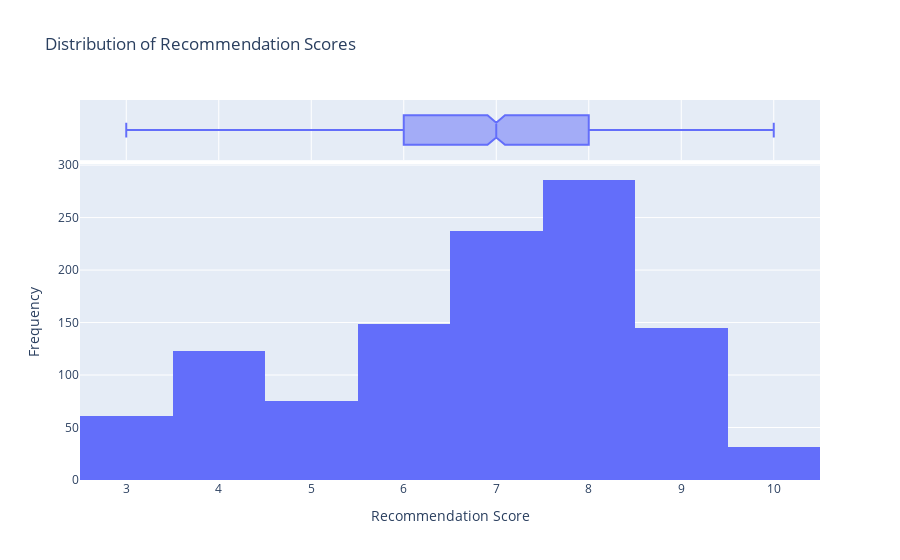

Notebook cell for this chart:
### Code cell
# Plot the distribution of recommendation scores using plotly
fig = px.histogram(df_cleaned, 
                   x="How likely are you to recommend us to a friend or colleague?", 
                   nbins=10, 
                   title="Distribution of Recommendation Scores",
                   labels={"How likely are you to recommend us to a friend or colleague?": "Recommendation Score"},
                   marginal="box")

fig.update_layout(
    xaxis_title="Recommendation Score",
    yaxis_title="Frequency"
)

fig.show()

### Figure 1 — Plotly figure (JSON) as saved in the notebook; plotly's stock layout.template omitted (floating-point values rounded to 4 significant figures; data arrays with more than 128 entries replaced by an {"elided": "..."} marker saying what was removed)
{"data": [{"bingroup": "x", "hovertemplate": "Recommendation Score=%{x}<br>count=%{y}<extra></extra>", "legendgroup": "", "marker": {"color": "#636efa", "pattern": {"shape": ""}}, "name": "", "nbinsx": 10, "orientation": "v", "showlegend": false, "type": "histogram", "x": {"elided": "1107 int values"}, "xaxis": "x", "yaxis": "y"}, {"hovertemplate": "Recommendation Score=%{x}<extra></extra>", "legendgroup": "", "marker": {"color": "#636efa"}, "name": "", "notched": true, "showlegend": false, "type": "box", "x": {"elided": "1107 int values"}, "xaxis": "x2", "yaxis": "y2"}], "layout": {"barmode": "relative", "legend": {"tracegroupgap": 0}, "title": {"text": "Distribution of Recommendation Scores"}, "xaxis": {"anchor": "y", "domain": [0, 1], "title": {"text": "Recommendation Score"}}, "xaxis2": {"anchor": "y2", "domain": [0, 1], "matches": "x", "showgrid": true, "showticklabels": false}, "yaxis": {"anchor": "x", "domain": [0, 0.8316], "title": {"text": "Frequency"}}, "yaxis2": {"anchor": "x2", "domain": [0.8416, 1], "matches": "y2", "showgrid": false, "showline": false, "showticklabels": false, "ticks": ""}}}
